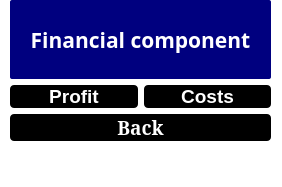
<?xml version="1.0" encoding="UTF-8"?>
<ui version="4.0">
 <class>Finances</class>
 <widget class="QMainWindow" name="Finances">
  <property name="geometry">
   <rect>
    <x>0</x>
    <y>0</y>
    <width>282</width>
    <height>187</height>
   </rect>
  </property>
  <property name="windowTitle">
   <string>MainWindow</string>
  </property>
  <property name="styleSheet">
   <string notr="true">QWidget {
background-color: rgb(255, 255, 255);
}</string>
  </property>
  <widget class="QWidget" name="centralwidget">
   <widget class="QWidget" name="verticalLayoutWidget">
    <property name="geometry">
     <rect>
      <x>10</x>
      <y>0</y>
      <width>261</width>
      <height>141</height>
     </rect>
    </property>
    <layout class="QVBoxLayout" name="verticalLayout">
     <item>
      <widget class="QLabel" name="label">
       <property name="font">
        <font>
         <family>Perpetua Titling MT</family>
         <pointsize>16</pointsize>
         <weight>75</weight>
         <bold>true</bold>
        </font>
       </property>
       <property name="styleSheet">
        <string notr="true">QLabel {
color: rgb(255, 255, 255);
background-color: rgb(0, 0, 127);
border-radius: 2px;
}</string>
       </property>
       <property name="text">
        <string>Financial component</string>
       </property>
       <property name="alignment">
        <set>Qt::AlignCenter</set>
       </property>
      </widget>
     </item>
     <item>
      <layout class="QHBoxLayout" name="horizontalLayout">
       <item>
        <widget class="QPushButton" name="profit">
         <property name="font">
          <font>
           <family>Arial</family>
           <pointsize>14</pointsize>
           <weight>75</weight>
           <bold>true</bold>
          </font>
         </property>
         <property name="styleSheet">
          <string notr="true">QPushButton {
background-color: rgb(0, 0, 0);
color: rgb(255, 255, 255);
border-radius: 4px;
}
QPushButton:hover:!pressed { 
background-color: rgb(255, 255, 255);
color: rgb(0, 0, 0);
}</string>
         </property>
         <property name="text">
          <string>Profit</string>
         </property>
        </widget>
       </item>
       <item>
        <widget class="QPushButton" name="costs">
         <property name="font">
          <font>
           <family>Arial</family>
           <pointsize>14</pointsize>
           <weight>75</weight>
           <bold>true</bold>
          </font>
         </property>
         <property name="styleSheet">
          <string notr="true">QPushButton {
background-color: rgb(0, 0, 0);
color: rgb(255, 255, 255);
border-radius: 4px;
}
QPushButton:hover:!pressed { 
background-color: rgb(255, 255, 255);
color: rgb(0, 0, 0);
}</string>
         </property>
         <property name="text">
          <string>Costs</string>
         </property>
        </widget>
       </item>
      </layout>
     </item>
     <item>
      <widget class="QPushButton" name="back">
       <property name="font">
        <font>
         <family>Garamond</family>
         <pointsize>14</pointsize>
         <weight>75</weight>
         <bold>true</bold>
        </font>
       </property>
       <property name="styleSheet">
        <string notr="true">QPushButton {
background-color: rgb(0, 0, 0);
color: rgb(255, 255, 255);
border-radius: 4px;
}
QPushButton:hover:!pressed { 
background-color: rgb(255, 255, 255);
color: rgb(0, 0, 0);
}</string>
       </property>
       <property name="text">
        <string>Back</string>
       </property>
      </widget>
     </item>
    </layout>
   </widget>
  </widget>
  <widget class="QMenuBar" name="menubar">
   <property name="geometry">
    <rect>
     <x>0</x>
     <y>0</y>
     <width>282</width>
     <height>20</height>
    </rect>
   </property>
  </widget>
  <widget class="QStatusBar" name="statusbar"/>
 </widget>
 <resources/>
 <connections/>
</ui>
